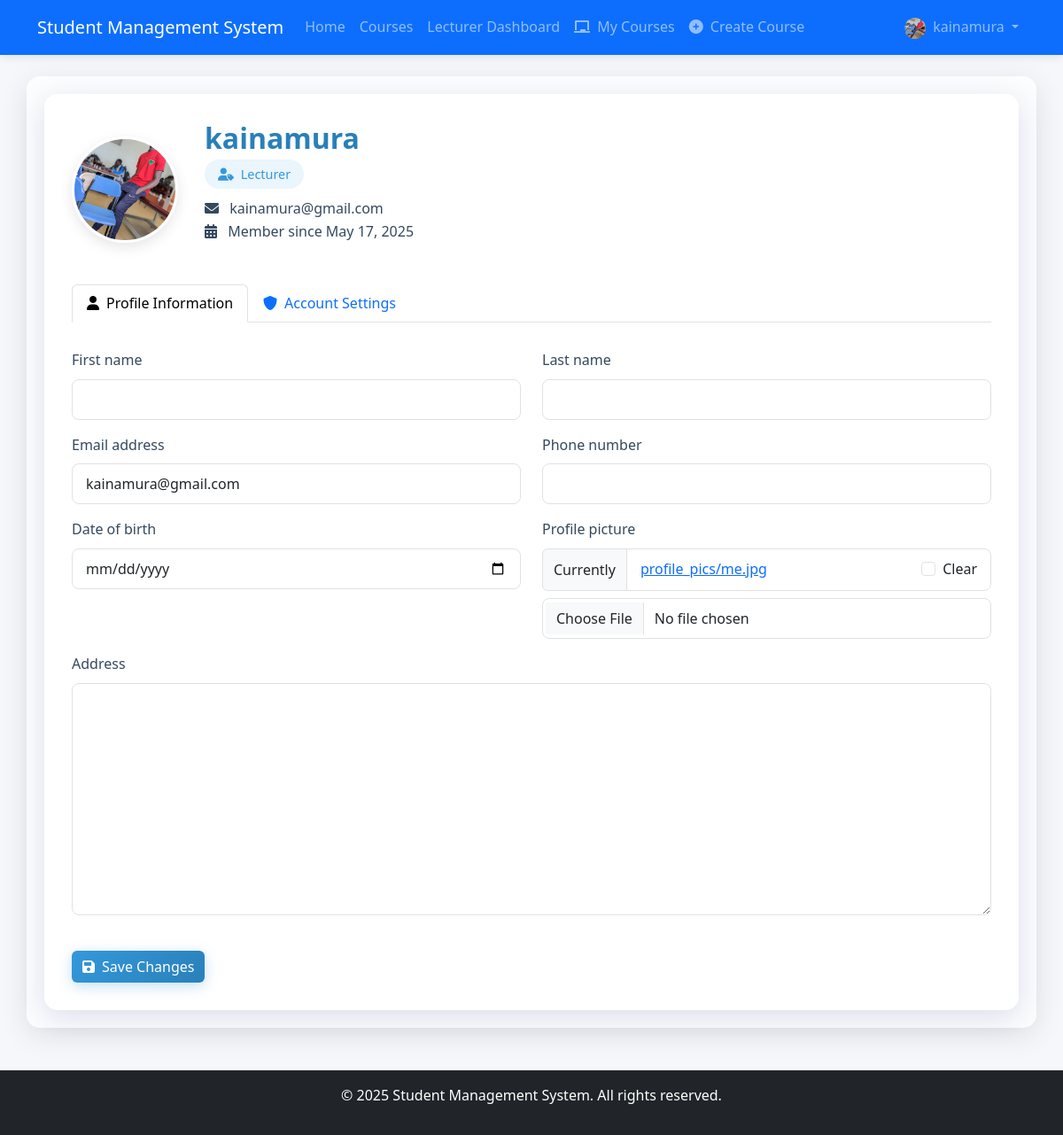
The page /profile/ (signed in) on the database as committed earlier.
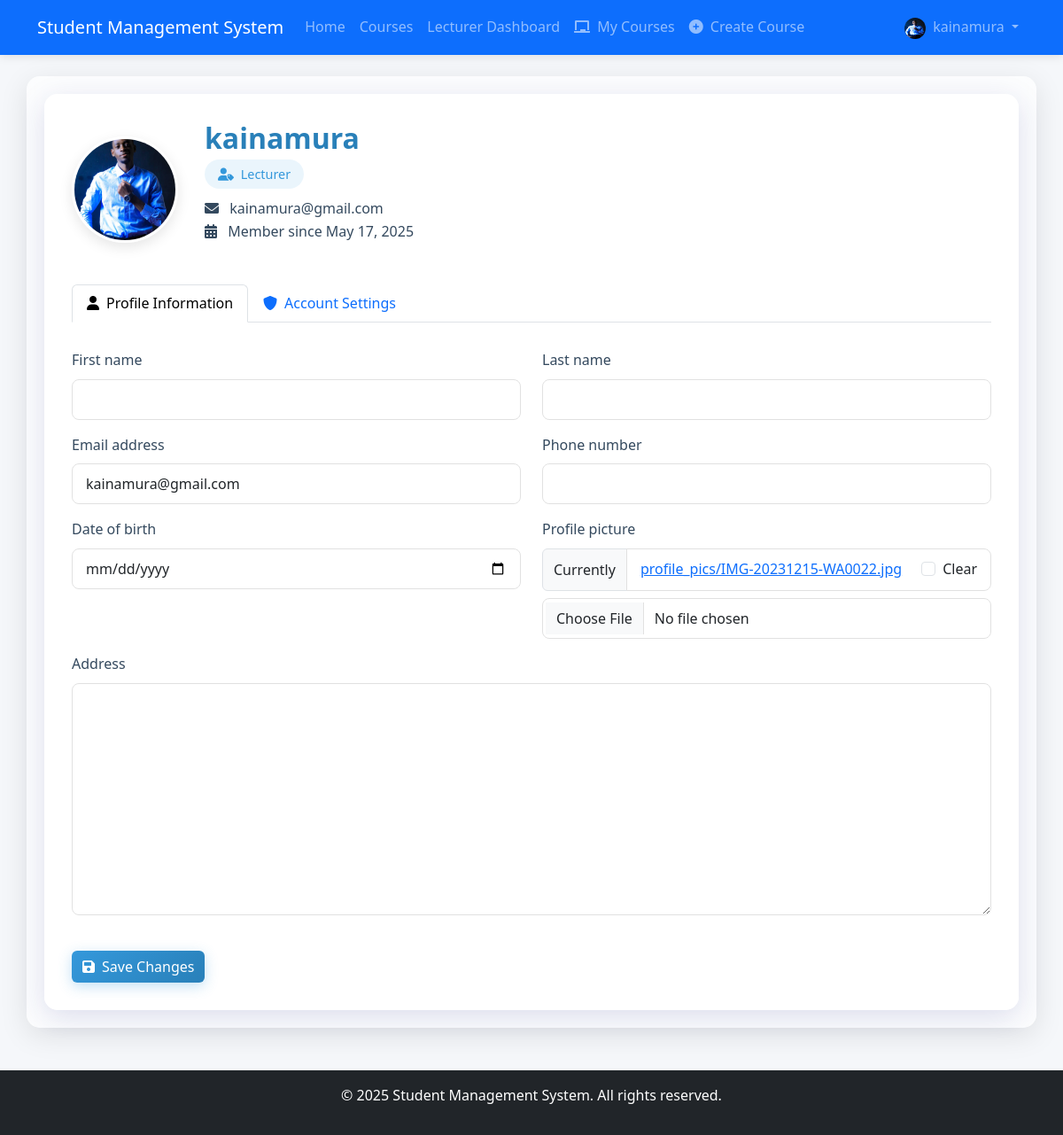
The same page on the database as committed later.
### accounts/models.py (models this page shows, shortened)
class User(AbstractUser):
    USER_TYPE_CHOICES = (
        ('admin', 'Admin'),
        ('student', 'Student'),
        ('lecturer', 'Lecturer'),
    )
    user_type = models.CharField(max_length=10, choices=USER_TYPE_CHOICES, default='student')
    profile_picture = models.ImageField(upload_to='profile_pics/', null=True, blank=True)
    date_of_birth = models.DateField(null=True, blank=True)
    phone_number = models.CharField(max_length=15, null=True, blank=True)
    address = models.TextField(null=True, blank=True)

### accounts/views.py (the view)
# urls.py: path('profile/', views.profile_view, name='profile'),
@login_required
def profile_view(request):
    if request.method == 'POST':
        form = UserProfileForm(request.POST, request.FILES, instance=request.user)
        if form.is_valid():
            form.save()
            messages.success(request, 'Your profile has been updated successfully!')
            return redirect('accounts:profile')
    else:
        form = UserProfileForm(instance=request.user)
    return render(request, 'accounts/profile.html', {'form': form})

### accounts/forms.py
class UserProfileForm(forms.ModelForm):
    class Meta:
        model = User
        fields = ('first_name', 'last_name', 'email', 'profile_picture',
                 'date_of_birth', 'phone_number', 'address')
        widgets = {
            'date_of_birth': forms.DateInput(attrs={'type': 'date', 'class': 'form-control'}),
        }
    def __init__(self, *args, **kwargs):
        super().__init__(*args, **kwargs)
        for field_name in self.fields:
            if field_name != 'date_of_birth':
                self.fields[field_name].widget.attrs.update({'class': 'form-control'})

### templates/accounts/profile.html (shortened to what the changed rows need)
{% extends 'base.html' %}
{% load crispy_forms_tags %}
{% block extra_css %}
<link rel="stylesheet" href="https://cdnjs.cloudflare.com/ajax/libs/font-awesome/6.0.0/css/all.min.css">
{% endblock %}
{% block content %}
<div class="profile-container">
    <div class="profile-header">
        <div class="profile-picture">
            {% if user.profile_picture %}
                <img src="{{ user.profile_picture.url }}" alt="Profile Picture">
            {% else %}
                <div class="profile-picture-placeholder">
                    {{ user.first_name|first|upper }}{{ user.last_name|first|upper }}
                </div>
            {% endif %}
        </div>
        <div class="user-info">
            <h2>{{ user.get_full_name|default:user.username }}</h2>
            <div class="user-type">
                <i class="fas fa-user-tag me-1"></i>
                {{ user.get_user_type_display|default:user.user_type|title }}
            </div>
            <p>
                <i class="fas fa-envelope me-2"></i> {{ user.email }}<br>
                <i class="fas fa-calendar-alt me-2"></i> Member since {{ user.date_joined|date:"F d, Y" }}
            </p>
        </div>
    </div>
    <div class="row">
        <div class="col-md-12">
            <div class="tab-content" id="profileTabsContent">
                <div class="tab-pane fade show active" id="profile-tab-pane" role="tabpanel" aria-labelledby="profile-tab" tabindex="0">
                    <form method="post" enctype="multipart/form-data" class="profile-form">
                        <div class="row">
                            <div class="col-md-6">
                                {{ form.first_name|as_crispy_field }}
                            </div>
                            <div class="col-md-6">
                                {{ form.last_name|as_crispy_field }}
                            </div>
                        </div>
                        <div class="row">
                            <div class="col-md-6">
                                {{ form.email|as_crispy_field }}
                            </div>
                            <div class="col-md-6">
                                {{ form.phone_number|as_crispy_field }}
                            </div>
                        </div>
                        <div class="row">
                            <div class="col-md-6">
                                {{ form.date_of_birth|as_crispy_field }}
                            </div>
                            <div class="col-md-6">
                                {{ form.profile_picture|as_crispy_field }}
                            </div>
                        </div>
                        <div class="row">
                            <div class="col-12">
                                {{ form.address|as_crispy_field }}
                            </div>
                        </div>
                    </form>
                </div>
            </div>
        </div>
    </div>
</div>
{% endblock %}

### templates/base.html (shortened to what the changed rows need)
<!DOCTYPE html>
<html lang="en">
<head>
    <link href="https://cdn.jsdelivr.net/npm/bootstrap@5.3.0/dist/css/bootstrap.min.css" rel="stylesheet">
    <link rel="stylesheet" href="/static/css/main.css">
    {% block extra_css %}{% endblock %}
</head>
<body>
    <nav class="navbar navbar-expand-lg navbar-dark bg-primary">
        <div class="container">
            <div class="collapse navbar-collapse" id="navbarNav">
                <ul class="navbar-nav">
                    {% if user.is_authenticated %}
                        <li class="nav-item dropdown">
                            <a class="nav-link dropdown-toggle" href="#" id="navbarDropdown" role="button" data-bs-toggle="dropdown">
                                {% if user.profile_picture %}
                                    <img src="{{ user.profile_picture.url }}" alt="Profile" class="rounded-circle me-1" width="24" height="24">
                                {% endif %}
                                {{ user.username }}
                            </a>
                        </li>
                    {% endif %}
                </ul>
            </div>
        </div>
    </nav>
    <div class="container mt-4 glass-container">
        {% block content %}{% endblock %}
    </div>
</body>
</html>

Rows that differ between the two databases and show on the page:
changed User "kainamura": profile_picture: a different picture
Other text that changed with them:
text no longer shown: "Profile picture Currently profile_pics/me.jpg Clear"
text now shown: "Profile picture Currently profile_pics/IMG-20231215-WA0022.jpg Clear"
